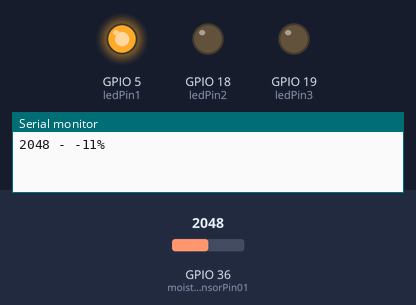
This sketch was run on a simulated ESP32. Parts: output pins drawn as LEDs (lit = HIGH), the last lines printed to the serial monitor. The test bench sets the inputs (shaded band); at power-on: GPIO 36 (moistSensorPin01) = 2048.

Above: at 0.5 s.
At 1.5 s:
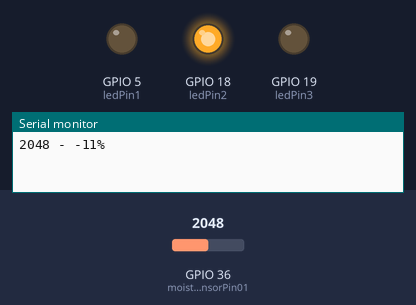
At 5.5 s:
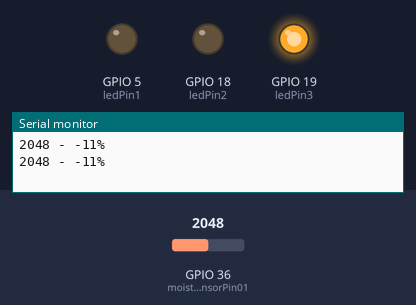
Timing chart, 0 to 6.9 s (numbered marks = the images above):
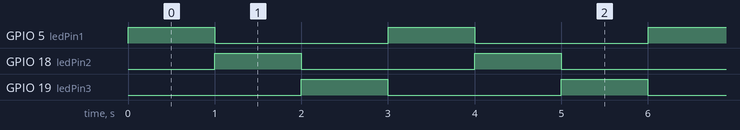

The sketch:

simple-bilnk.ino
```cpp
#define MAX_MOISTURE 980      // maximum moisture reading value
#define MIN_MOISTURE 1940      // maximum moisture reading value


const int ledPin1 = 5;
const int ledPin2 = 18;
const int ledPin3 = 19;
const int moistSensorPin01=36;

void setup() {
  Serial.begin(115200);
  pinMode(ledPin1, OUTPUT);
  pinMode(ledPin2, OUTPUT);
  pinMode(ledPin3, OUTPUT);
}

void loop() {
  int sensorVal = analogRead(moistSensorPin01);
  int percentageHumididy = map(sensorVal, MAX_MOISTURE, MIN_MOISTURE, 100, 0);
  Serial.printf("%d - %d%%\n", sensorVal, percentageHumididy);
  digitalWrite(ledPin1, HIGH);
  delay(1000);
  digitalWrite(ledPin1, LOW);
  digitalWrite(ledPin2, HIGH);
  delay(1000);
  digitalWrite(ledPin2, LOW);
  digitalWrite(ledPin3, HIGH);
  delay(1000);
  digitalWrite(ledPin3, LOW);
  // delay(20000);
}
```

Measured:
- by itself, GPIO 5 (ledPin1), GPIO 18 (ledPin2), GPIO 19 (ledPin3): alternates HIGH for 1.0 s and LOW for 2.0 s
- by itself, everything shown: repeats every 3.0 s, in 4 steps
